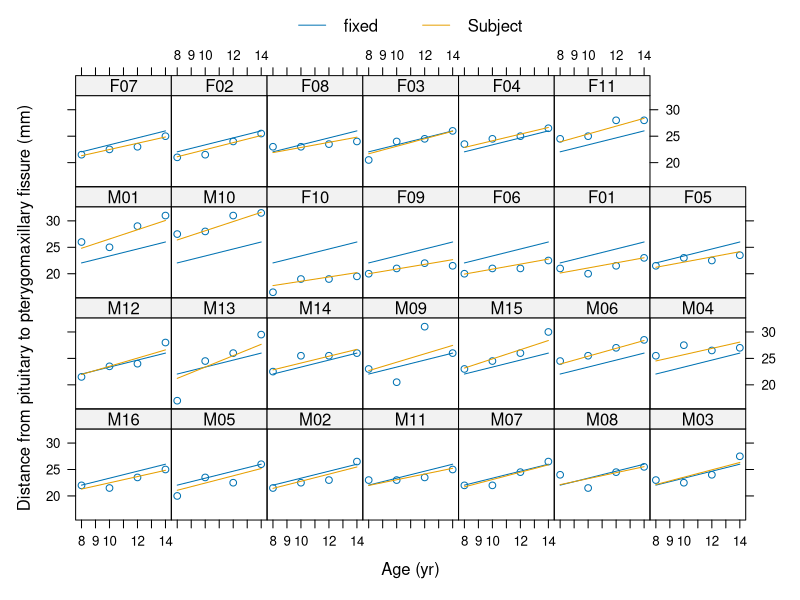

Write the R code that produced this figure.
library(nlme)


### Name: plot.augPred
### Title: Plot an augPred Object
### Aliases: plot.augPred
### Keywords: models

### ** Examples

fm1 <- lme(Orthodont)
plot(augPred(fm1, level = 0:1, length.out = 2))
